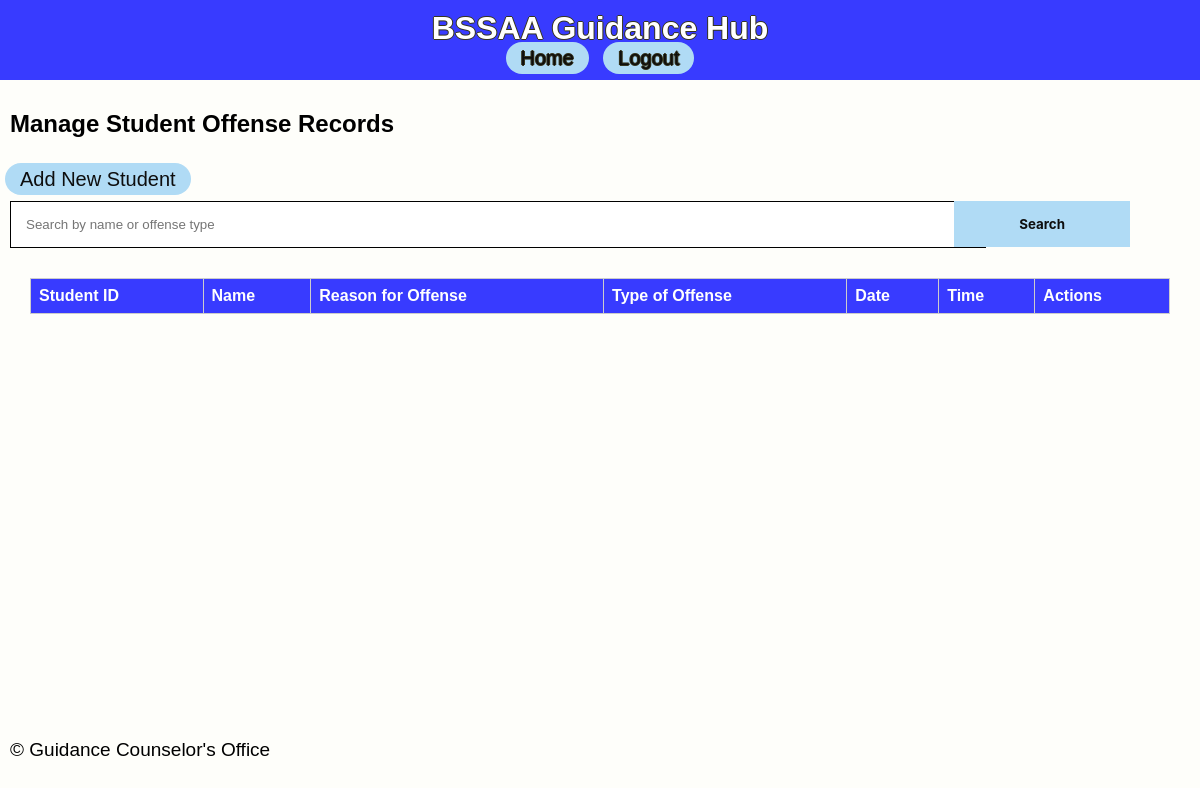
Before: /manage_records with the older database file.
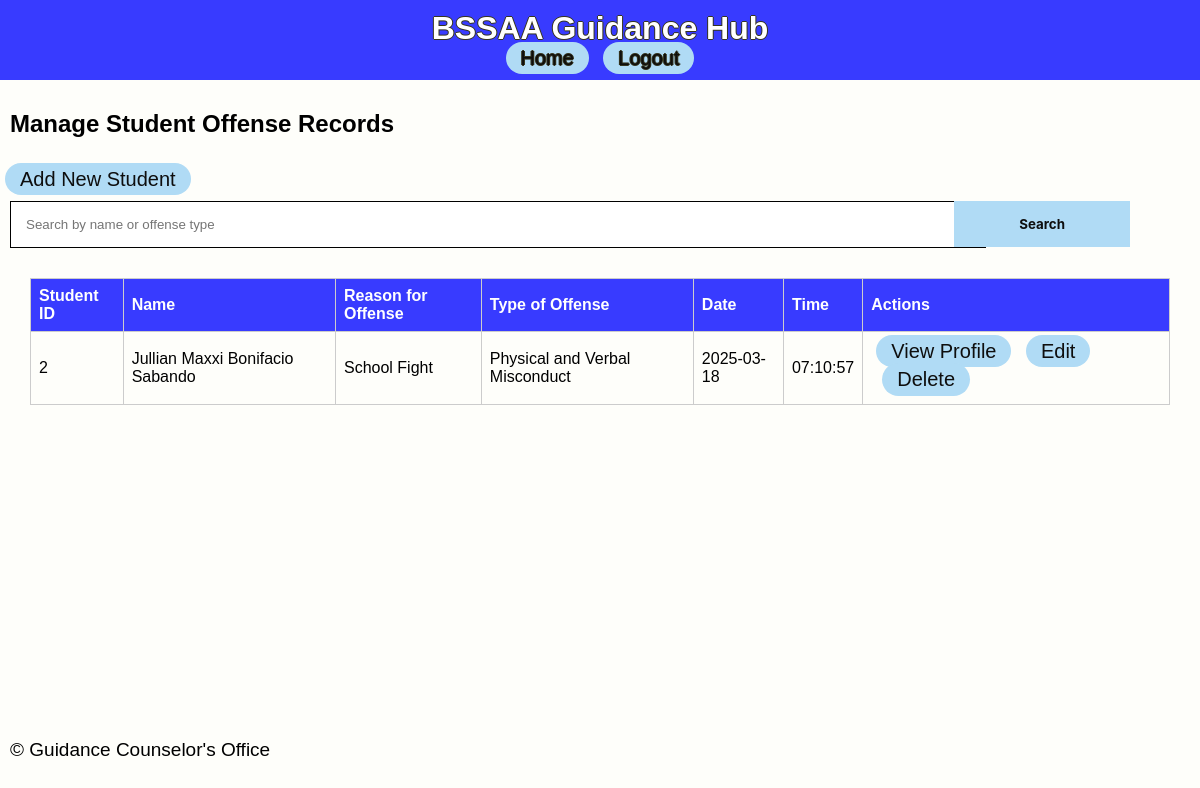
After: the same page with the newer database file.
### app/models.py (models this page shows)
class OffenseRecord(db.Model):
    id = db.Column(db.Integer, primary_key=True)
    student_id = db.Column(db.Integer, db.ForeignKey('student_record.id'), nullable=False)
    offense_type = db.Column(db.String(100), nullable=False)
    reason = db.Column(db.String(200), nullable=False)
    additional_info = db.Column(db.Text, nullable=True)
    date_time = db.Column(db.DateTime, default=datetime.utcnow)

class StudentRecord(db.Model):
    id = db.Column(db.Integer, primary_key=True)
    lrn = db.Column(db.String(12), nullable=False, unique=True)
    name = db.Column(db.String(100), nullable=False)
    grade_section = db.Column(db.String(50), nullable=False)
    birthdate = db.Column(db.Date, nullable=False)
    age = db.Column(db.Integer, nullable=False)
    gender = db.Column(db.String(10), nullable=False)
    mother_tongue = db.Column(db.String(50), nullable=False)
    ethnic_group = db.Column(db.String(50), nullable=True)
    religion = db.Column(db.String(50), nullable=False)
    address_house_no = db.Column(db.String(100), nullable=False)
    address_barangay = db.Column(db.String(100), nullable=False)
    address_city = db.Column(db.String(100), nullable=False)
    address_province = db.Column(db.String(100), nullable=False)
    mother_name = db.Column(db.String(100), nullable=False)
    mother_contact = db.Column(db.String(15), nullable=True)  # Add this line
    father_name = db.Column(db.String(100), nullable=False)
    father_contact = db.Column(db.String(15), nullable=True)  # Add this line
    guardian_name = db.Column(db.String(100), nullable=True)
    guardian_contact = db.Column(db.String(15), nullable=True)  # Add this line
    reason = db.Column(db.String(200), nullable=True)
    type_of_offense = db.Column(db.String(100), nullable=True)
    date_time = db.Column(db.DateTime, default=datetime.utcnow)
    additional_info = db.Column(db.Text, nullable=True)
    profile_picture = db.Column(db.String(100), nullable=True)
    offenses = db.relationship('OffenseRecord', backref='student', lazy=True)

### app/routes.py (the view)
@main.route('/manage_records')
def manage_records():
    search = request.args.get('search')
    if search:
        records = OffenseRecord.query.join(StudentRecord).filter(
            (StudentRecord.name.ilike(f'%{search}%')) |
            (OffenseRecord.offense_type.ilike(f'%{search}%')) |
            (StudentRecord.lrn.ilike(f'%{search}%'))
        ).all()
    else:
        records = OffenseRecord.query.all()
    return render_template('manage_records.html', records=records)

### app/templates/manage_records.html
{% extends 'base.html' %}
{% block content %}
<h2>Manage Student Offense Records</h2>
<a href="{{ url_for('main.add_student') }}" class="capsule-button">Add New Student</a>
<form method="GET" action="{{ url_for('main.manage_records') }}">
    <input class="searchbox" type="text" name="search" placeholder="Search by name or offense type" value="{{ request.args.get('search', '') }}">
    <button type="submit">Search</button>
</form>
<table>
    <thead>
        <tr>
            <th>Student ID</th>
            <th>Name</th>
            <th>Reason for Offense</th>
            <th>Type of Offense</th>
            <th>Date</th>
            <th>Time</th>
            <th>Actions</th>
        </tr>
    </thead>
    <tbody>
        {% for offense in records %}
        <tr>
            <td>{{ offense.student_id }}</td>
            <td>{{ offense.student.name }}</td>
            <td>{{ offense.reason }}</td>
            <td>{{ offense.offense_type }}</td>
            <td>{{ offense.date_time.strftime('%Y-%m-%d') }}</td>
            <td>{{ offense.date_time.strftime('%H:%M:%S') }}</td>
            <td>
                <a href="{{ url_for('main.view_profile', student_id=offense.student_id) }}">View Profile</a>
                <a href="{{ url_for('main.edit_offense', offense_id=offense.id) }}">Edit</a>
                <form action="{{ url_for('main.delete_offense', offense_id=offense.id) }}" method="POST" style="display:inline;">
                    <button class="inline" type="inlinesubmit" onclick="return confirm('Are you sure you want to delete this record?');">Delete</button>
                </form>
            </td>
        </tr>
        {% endfor %}
    </tbody>
</table>
{% endblock %}

### app/templates/base.html (shortened to what this page needs)
<!DOCTYPE html>
<html lang="en">
<head>
    <link rel="stylesheet" href="{{ url_for('static', filename='css/styles.css') }}">
</head>
<body>
    <div class="wrapper">
        <header>
            <h1>BSSAA Guidance Hub</h1>
            <nav>
                <a href="{{ url_for('main.dashboard') }}">Home</a>
                <a href="{{ url_for('main.registration') }}">Logout</a>
            </nav>
        </header>
        <main>
            {% block content %}
            {% endblock %}
        </main>
        <footer>
            <p>&copy; {{ current_year }} Guidance Counselor's Office</p>
        </footer>
    </div>
</body>
</html>

### app/static/css/styles.css (style rules this page uses)
body { font-family: Arial, Helvetica, sans-serif; margin: 0; padding: 0; background-color: #f4f4f4; display: flex; flex-direction: column; min-height: 100vh; background-color: #FEFEFA; height: 100%; }
.wrapper { display: flex; flex-direction: column; min-height: 100vh; }
main { flex: 1; }
footer { padding: 10px 0; bottom: 0; width: 100%; }
header { background: #383bff; color: #ffffff; padding: 10px 0; text-align: center; text-shadow: -1px 0 rgb(54, 53, 31), 0 1px rgb(54, 53, 31), 1px 0 rgb(54, 53, 31), 0 -1px rgb(54, 53, 31); }
h1 { margin: 0; }
p { font-family: Verdana, Geneva, Tahoma, sans-serif; padding: 10px; font-size: 19px; }
h2 { padding: 10px; }
a { font-size: 20px; background-color: #b0dbf5; margin: 0px 5px; border-radius: 40px; padding: 5px 15px; text-decoration: none; color: #0e0e0e; }
table { border: 1px solid #000000; width: 95%; border-collapse: collapse; margin: 20px 0; position: absolute; left: 30px; }
table th, table td { border: 1px solid #cccccc; text-align: left; padding: 8px; }
table th { background-color: #383bff; color: white; }
form { font-family: ROBOTO-VARIABLE-FONT, -apple-system, BlinkMacSystemFont, "Segoe UI", Roboto, "Helvetica Neue"; padding: 10px; font-size: 20px; }
button[type="submit"] { font-family: ROBOTO-VARIABLE-FONT, -apple-system, BlinkMacSystemFont, "Segoe UI", Roboto, "Helvetica Neue"; font-weight: bold; background-color: #b0dbf5; color: #0e0e0e; border: none; padding: 15px 65px; position: absolute; right: 70px; cursor: pointer; }
input[type="text"], input[type="date"], input[type="time"], select { border: 1px solid #000000; }
.searchbox { padding: 15px; width: 80%; border: 1px solid #000000; resize: none; }
.inline { display: inline; font-size: 20px; background-color: #b0dbf5; border-radius: 40px; margin: 0px 1px; padding: 5px 15px; text-decoration: none; color: #0e0e0e; border: none; cursor: pointer; }

Changed rows visible on the page:
added OffenseRecord: student_id "2", student.name "Jullian Maxxi Bonifacio Sabando", reason "School Fight", offense_type "Physical and Verbal Misconduct", date_time "2025-03-18", date_time "07:10:57"
